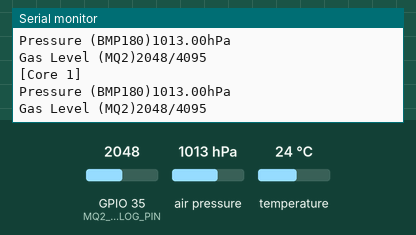
Simulated run of this program. Board: ESP32. Shown: the last lines printed to the serial monitor. Inputs (shaded band) come from the test bench; at power-on: air pressure 1013 hPa, temperature 24 °C, GPIO 35 (MQ2_ANALOG_PIN) = 2048.

Above: at 1.2 s.
1.3 s: air pressure set to 952 hPa
At 2.34 s:
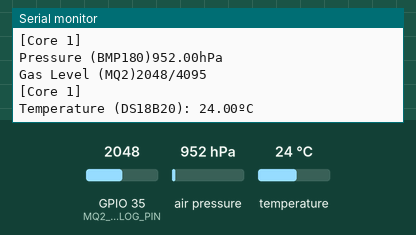
2.8 s: temperature set to 12 °C
At 2.85 s:
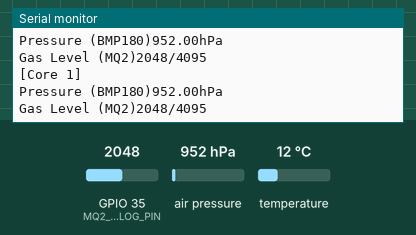
4.3 s: GPIO 35 (MQ2_ANALOG_PIN) set to 2866
At 4.38 s:
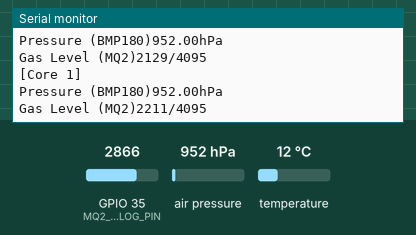
5.8 s: air pressure set to 975 hPa
At 5.81 s:
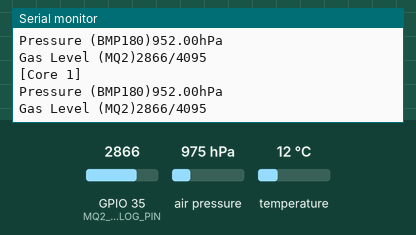
7.3 s: temperature set to 19 °C
At 7.34 s:
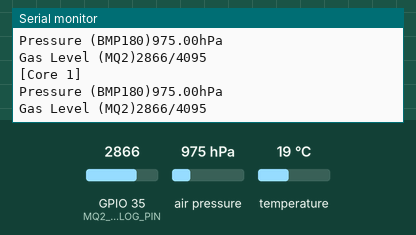
8.8 s: GPIO 35 (MQ2_ANALOG_PIN) set to 3603
At 8.88 s:
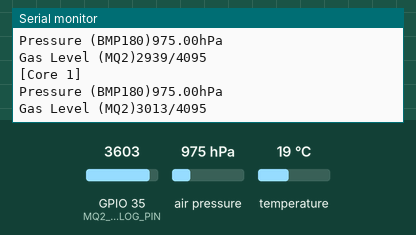
Timing chart, 0 to 11.3 s (numbered marks = the images above; inputs shaded):
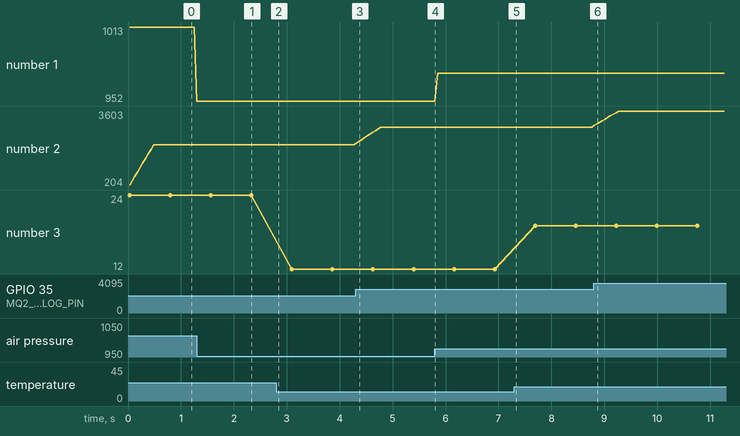

The program:

main.cpp
```cpp
#include <Arduino.h> // Required for PlatformIO ESP32 builds
#include <DallasTemperature.h>
#include <OneWire.h>
#include <Wire.h>
#include <Adafruit_BMP085.h>

// --- Pin Definitions ---
const int TEMP_SENSOR_PIN = 26; // OneWire Data Line (DS18B20)
const int MQ2_ANALOG_PIN = 35; // Analog ADC Input Line (MQ2)


//Set up OneWire and DallasTemperature instances
OneWire onewire (TEMP_SENSOR_PIN);
DallasTemperature sensor (&onewire);

//Initialize the BMP180 sensor
Adafruit_BMP085 bmp;

// Global Variables to hold the latest telemetry data
int rawGasValue = 0;
float currentPressureHpa = 0.0;
float currentTemperatureC = 0.0;

TaskHandle_t fastTelemetryTaskHandle = NULL; // Task handle for the fast telemetry task
TaskHandle_t slowTelemetryTaskHandle = NULL; // Task handle for the slow telemetry task

// Function to read the MQ2 gas sensor
void readGasSensor() {
  rawGasValue = analogRead(MQ2_ANALOG_PIN);
}

// Function to read the DS18B20 temperature sensor
void readTemperatureSensor() {
  currentTemperatureC = sensor.getTempCByIndex(0);
  sensor.requestTemperatures();
}

// Function to read the BMP180 pressure sensor
void readPressureSensor() {
  currentPressureHpa = bmp.readPressure() / 100.0; // Convert pascals to hectopascals
}

// --- Task 1: Fast Sensors (Gas & Pressure) ---
void fastTelemetryTask(void *pvParameters) {
  const int FILTER_SIZE = 10; // Size of the moving average filter
  static int gasHistory[FILTER_SIZE] = {0}; // Circular buffer for gas readings
  static int currentIndex = 0; // Current index in the circular buffer
  while(1) {
    // Execute fast sensor reads
    readGasSensor();
    readPressureSensor();

    gasHistory[currentIndex] = rawGasValue;
    currentIndex = (currentIndex + 1) % FILTER_SIZE;
    long sum = 0;
    for(int i = 0; i < FILTER_SIZE; i++) {
      sum += gasHistory[i];
    }
    int smoothedGasValue = sum / FILTER_SIZE;

    // Print values instantly to the terminal, showing which core is running it
    Serial.print("[Core ");
    Serial.print(xPortGetCoreID());
    Serial.println("] ");

    Serial.print("Pressure (BMP180)");
    Serial.print(currentPressureHpa);
    Serial.println("hPa");

    Serial.print("Gas Level (MQ2)");
    Serial.print(smoothedGasValue);
    Serial.println("/4095");

    // Yield control for 50ms so this core can breathe
    vTaskDelay(pdMS_TO_TICKS(50));
  }
}

  // --- Task 2: Slow Sensors (Temperature) ---
  void slowTelemetryTask(void *pvParameters) {
    while(1) {
      // Execute slow/asynchronous sensor reads
      readTemperatureSensor();

      // Print values instantly to the terminal, showing which core is running it
      Serial.print("[Core ");
      Serial.print(xPortGetCoreID());
      Serial.println("] ");

      Serial.print("Temperature (DS18B20): ");
      Serial.print(currentTemperatureC);
      Serial.println("ºC");

      // Yield control for 750 so this core can breathe
      vTaskDelay(pdMS_TO_TICKS(750));
    }
  }

void setup() {
  Serial.begin(115200);
  //Initialize Dallas Library for DS18B20
  sensor.begin();
  sensor.setWaitForConversion(false); // Set to non-blocking mode for asynchronous temperature reads

  //Initialize I2C for BMP180
  if(!bmp.begin()){
    Serial.println("Could not find BMP180 sensor.");
    while(1){}
  }
  Serial.println("Hardware buses initialized successfully.");

  //Prime the temperature sensor for the first read
  sensor.requestTemperatures();

  //Launch the fast telemetry task on core 1 (Higher priority = 2)
  xTaskCreatePinnedToCore(
    fastTelemetryTask,   // Task function
    "Fast Telemetry Task", // Name of the task
    4096,                // Stack size in words
    NULL,                // Task input parameter
    2,                   // Priority of the task
    &fastTelemetryTaskHandle, // Task handle
    1                    // Core where the task should run
  );

  //Launch the slow telemetry task on core 0 (Lower priority = 1)
  xTaskCreatePinnedToCore(
    slowTelemetryTask,   // Task function
    "Slow Telemetry Task", // Name of the task
    4096,                // Stack size in words
    NULL,                // Task input parameter
    1,                   // Priority of the task
    &slowTelemetryTaskHandle, // Task handle
    0                    // Core where the task should run
  );
}

void loop() {
  // The FreeRTOS real-time kernel has taken full management of the hardware clock.
}
```

Measured:
- after the input at 1.3 s, the serial monitor: prints a new line at once (image 1)
- after the input at 4.3 s, the serial monitor: prints a new line at once (image 3)
- after the input at 8.8 s, the serial monitor: prints a new line at once (image 6)
- plotted number 1: 1013 → 952 after the input at 1.3 s, 952 → 975 after the input at 5.8 s
- plotted number 2: 2048 → 2866 after the input at 4.3 s, 2866 → 3603 after the input at 8.8 s
- plotted number 3: 24 → 12 after the input at 2.8 s, 12 → 19 after the input at 7.3 s
